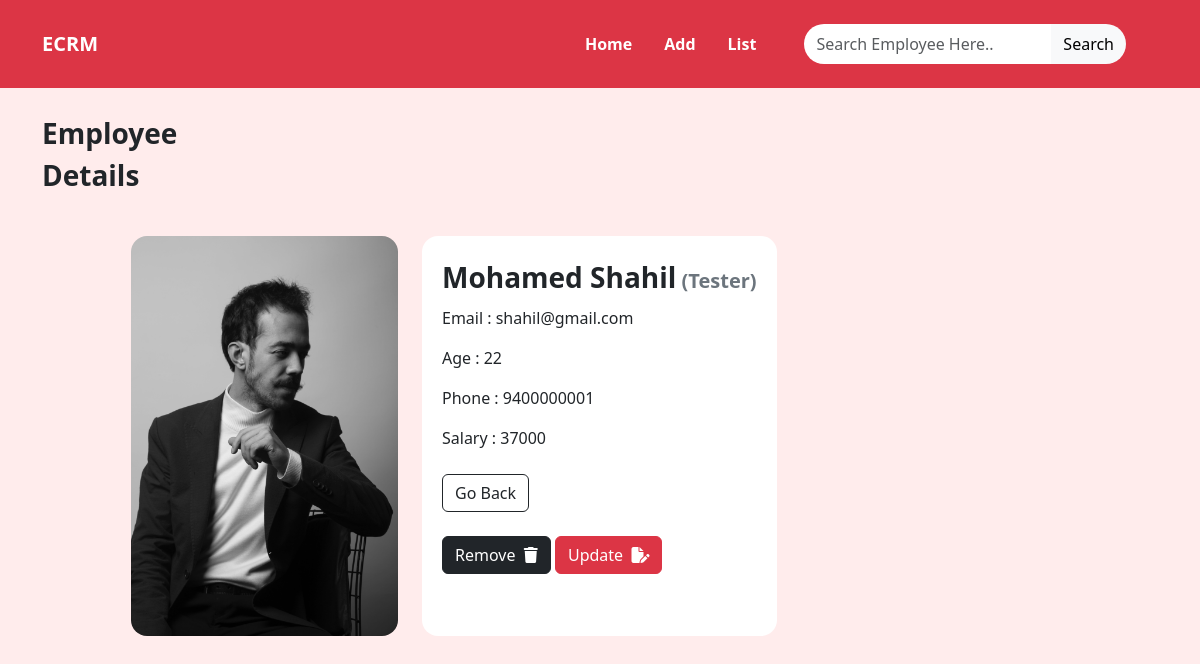
Page /employee/28/details/ on the committed database.
### crm/models.py (models this page shows, shortened)
class Employees(models.Model):
    name=models.CharField(max_length=100)
    department=models.CharField(max_length=100)
    salary=models.PositiveBigIntegerField()
    email=models.EmailField(unique=True)
    age=models.PositiveBigIntegerField()
    phone = models.IntegerField()
    profile_pic = models.ImageField(upload_to="assests/emp_img",null=True)

### crm/views.py (the view)
# urls.py: path('employee/<int:pk>/details/', views.ViewEmpDetail.as_view(), name="detail_emp"),
class ViewEmpDetail(View):
    def get(self,request,*args,**kwargs):
        id=kwargs.get("pk")
        qs=Employees.objects.get(id=id)
        return render(request,"emp_detail.html",{"data":qs})

### crm/templates/emp_detail.html (shortened to what this page needs)
{%extends 'base.html'%}
{%block body_block%}
<div class="container">
    <div class="mt-3 mt-lg-4">
        <p class="fw-bold fs-3">Employee <br> Details</p><br>
    </div>
    <div class="row ">
        <div class="col-lg-4 col-md-6 col-sm-6 d-flex justify-content-lg-end justify-content-sm-center">
            {%if data.profile_pic%}
            <img src="{{data.profile_pic.url}}" class="rounded-4" style="width: fit-content;height: 400px;"
                alt="Employee Profile">
            {%endif%}
        </div>
        <div class="col-lg-8 col-md-6 col-sm-6 d-flex justify-content-lg-start justify-content-sm-center">
            <div class="card rounded-4 border-0" style="width: fit-content;">
                <div class="row g-0 ">
                    <div class="card-body p-3 m-1">
                        <p class="card-title fs-3 fw-bold">{{data.name}}<span
                                class="card-text fs-5 fw-bolder text-secondary">&nbsp;({{data.department}})</span></p>
                        <p class="card-text">Email : {{data.email}}</p>
                        <p class="card-text">Age : {{data.age}}</p>
                        <p class="card-text">Phone : {{data.phone}}</p>
                        <p class="card-text">Salary : {{data.salary}}</p>
                        <a href="{% url 'view_emp' %}" class="btn btn-outline-dark mt-2">Go Back</a><br>
                        <button type="button" class="btn btn-dark mt-4" data-bs-toggle="modal"
                            data-bs-target="#exampleModal">
                            Remove &nbsp;<i class="fa-solid fa-trash"></i>
                        </button>
                        <a href="{% url 'update_emp' data.id %}" class="btn btn-danger mt-4">Update &nbsp;<i
                                class="fa-solid fa-file-pen"></i></a>
                    </div>
                </div>
            </div>
    </div>
</div>
</div>
{%endblock%}

### crm/templates/base.html (style rules this page uses)
body { background-color: #ffecec; height: 100vh; }

### rows in the picture
Employees: profile_pic (picture), name "Mohamed Shahil", department "Tester", email "shahil@gmail.com", age "22", phone "9400000001", salary "37000"
